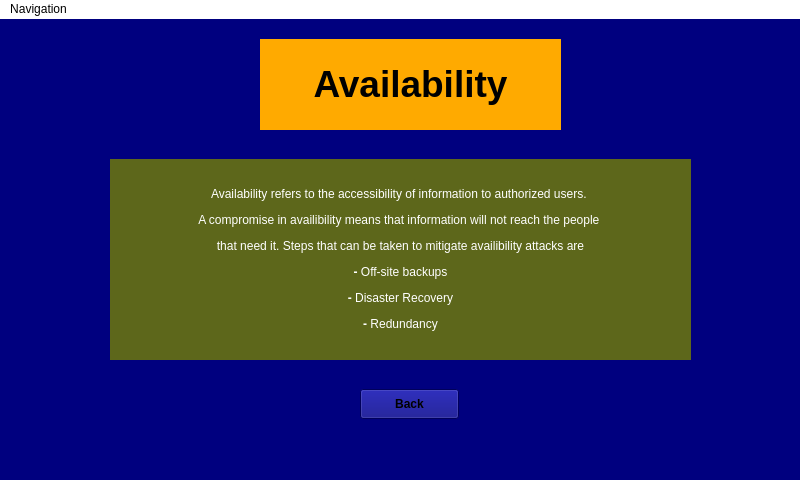
<?xml version="1.0" encoding="UTF-8"?>
<ui version="4.0">
 <class>Availability</class>
 <widget class="QMainWindow" name="Availability">
  <property name="geometry">
   <rect>
    <x>0</x>
    <y>0</y>
    <width>800</width>
    <height>480</height>
   </rect>
  </property>
  <property name="windowTitle">
   <string>MainWindow</string>
  </property>
  <property name="styleSheet">
   <string notr="true">background-color: rgb(0, 0, 127);</string>
  </property>
  <widget class="QWidget" name="centralwidget">
   <widget class="QLabel" name="label">
    <property name="geometry">
     <rect>
      <x>260</x>
      <y>20</y>
      <width>301</width>
      <height>91</height>
     </rect>
    </property>
    <property name="styleSheet">
     <string notr="true">background-color: rgb(255, 170, 0);</string>
    </property>
    <property name="text">
     <string>&lt;html&gt;&lt;head/&gt;&lt;body&gt;&lt;p align=&quot;center&quot;&gt;&lt;span style=&quot; font-size:28pt; font-weight:600;&quot;&gt;Availability&lt;/span&gt;&lt;/p&gt;&lt;/body&gt;&lt;/html&gt;</string>
    </property>
   </widget>
   <widget class="QLabel" name="label_2">
    <property name="geometry">
     <rect>
      <x>110</x>
      <y>140</y>
      <width>581</width>
      <height>201</height>
     </rect>
    </property>
    <property name="styleSheet">
     <string notr="true">background-color: rgb(93, 103, 27);</string>
    </property>
    <property name="text">
     <string>&lt;html&gt;&lt;head/&gt;&lt;body&gt;&lt;p align=&quot;center&quot;&gt;&lt;span style=&quot; color:#ffffff;&quot;&gt;Availability refers to the accessibility of information to authorized users. &lt;/span&gt;&lt;/p&gt;&lt;p align=&quot;center&quot;&gt;&lt;span style=&quot; color:#ffffff;&quot;&gt;A compromise in availibility means that information will not reach the people &lt;/span&gt;&lt;/p&gt;&lt;p align=&quot;center&quot;&gt;&lt;span style=&quot; color:#ffffff;&quot;&gt;that need it. Steps that can be taken to mitigate availibility attacks are&lt;/span&gt;&lt;/p&gt;&lt;p align=&quot;center&quot;&gt;&lt;span style=&quot; font-weight:600; color:#ffffff;&quot;&gt;- &lt;/span&gt;&lt;span style=&quot; color:#ffffff;&quot;&gt;Off-site backups&lt;/span&gt;&lt;/p&gt;&lt;p align=&quot;center&quot;&gt;&lt;span style=&quot; font-weight:600; color:#ffffff;&quot;&gt;- &lt;/span&gt;&lt;span style=&quot; color:#ffffff;&quot;&gt;Disaster Recovery&lt;/span&gt;&lt;/p&gt;&lt;p align=&quot;center&quot;&gt;&lt;span style=&quot; font-weight:600; color:#ffffff;&quot;&gt;- &lt;/span&gt;&lt;span style=&quot; color:#ffffff;&quot;&gt;Redundancy&lt;/span&gt;&lt;/p&gt;&lt;/body&gt;&lt;/html&gt;</string>
    </property>
   </widget>
   <widget class="QPushButton" name="Back_Button">
    <property name="geometry">
     <rect>
      <x>360</x>
      <y>370</y>
      <width>99</width>
      <height>30</height>
     </rect>
    </property>
    <property name="font">
     <font>
      <weight>75</weight>
      <bold>true</bold>
     </font>
    </property>
    <property name="styleSheet">
     <string notr="true">border-image: url(:/Images/Imagefiles/orangebutton.png);</string>
    </property>
    <property name="text">
     <string>Back</string>
    </property>
   </widget>
  </widget>
  <widget class="QMenuBar" name="menubar">
   <property name="geometry">
    <rect>
     <x>0</x>
     <y>0</y>
     <width>800</width>
     <height>26</height>
    </rect>
   </property>
   <property name="styleSheet">
    <string notr="true">background-color: rgb(255, 255, 255);</string>
   </property>
   <widget class="QMenu" name="menuNavigation">
    <property name="title">
     <string>Navigation</string>
    </property>
    <addaction name="Menu_main"/>
    <addaction name="Menu_tutorial"/>
    <addaction name="Menu_videos"/>
    <addaction name="Menu_attacks"/>
    <addaction name="Menu_counter"/>
    <addaction name="Menu_exit"/>
   </widget>
   <addaction name="menuNavigation"/>
  </widget>
  <widget class="QStatusBar" name="statusbar"/>
  <action name="Menu_main">
   <property name="text">
    <string>Main Hub</string>
   </property>
  </action>
  <action name="Menu_tutorial">
   <property name="text">
    <string>Tutorial Menu</string>
   </property>
  </action>
  <action name="Menu_videos">
   <property name="text">
    <string>Videos</string>
   </property>
  </action>
  <action name="Menu_attacks">
   <property name="text">
    <string>Attacks</string>
   </property>
  </action>
  <action name="Menu_counter">
   <property name="text">
    <string>Counter Measures</string>
   </property>
  </action>
  <action name="Menu_exit">
   <property name="text">
    <string>Exit</string>
   </property>
  </action>
 </widget>
 <resources/>
 <connections/>
</ui>
